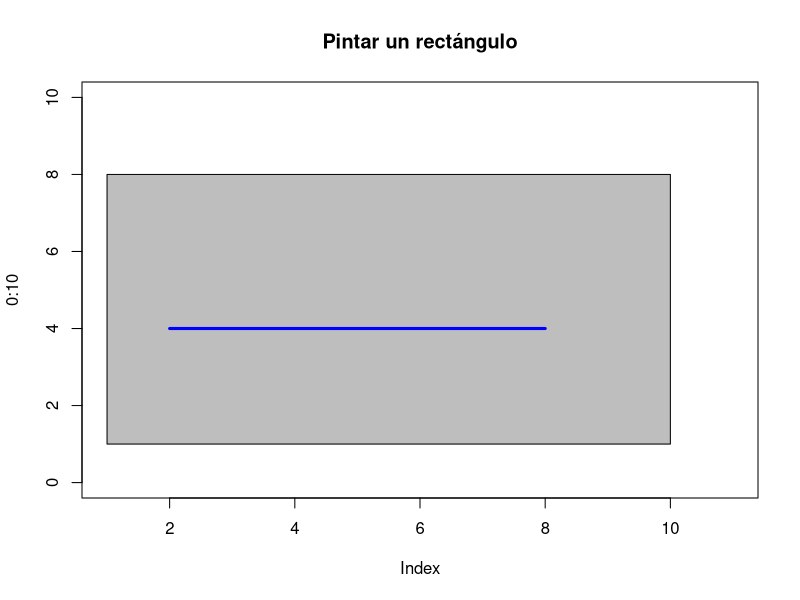
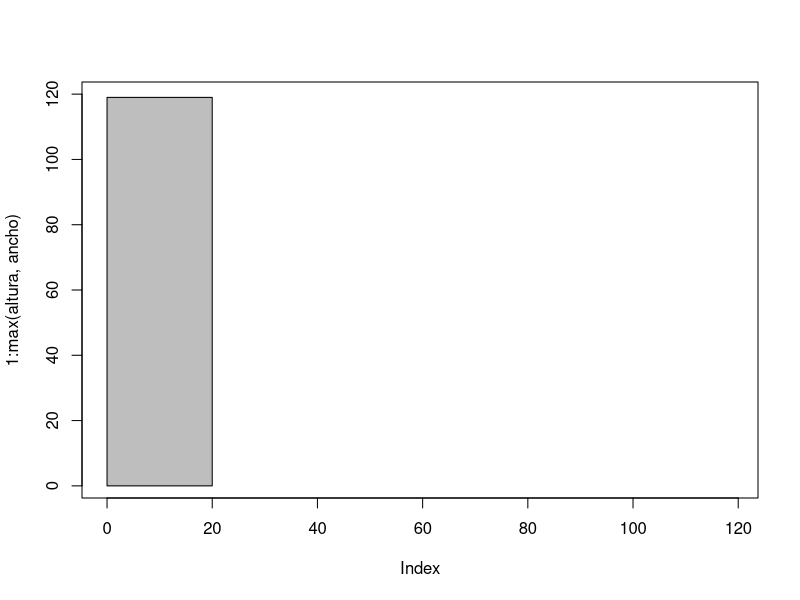
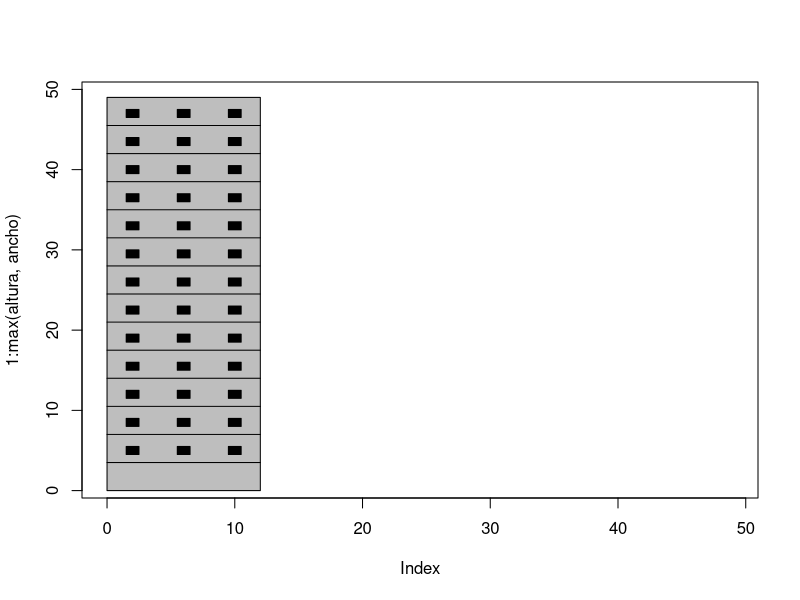
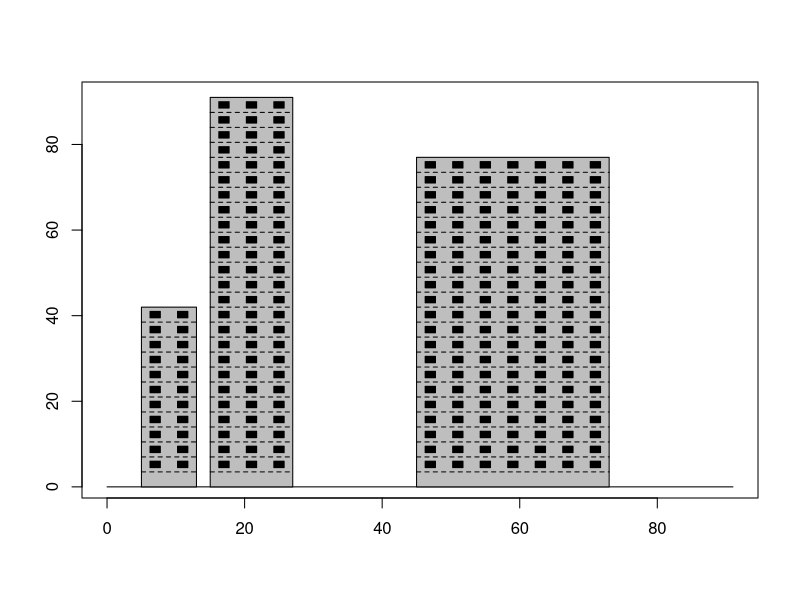
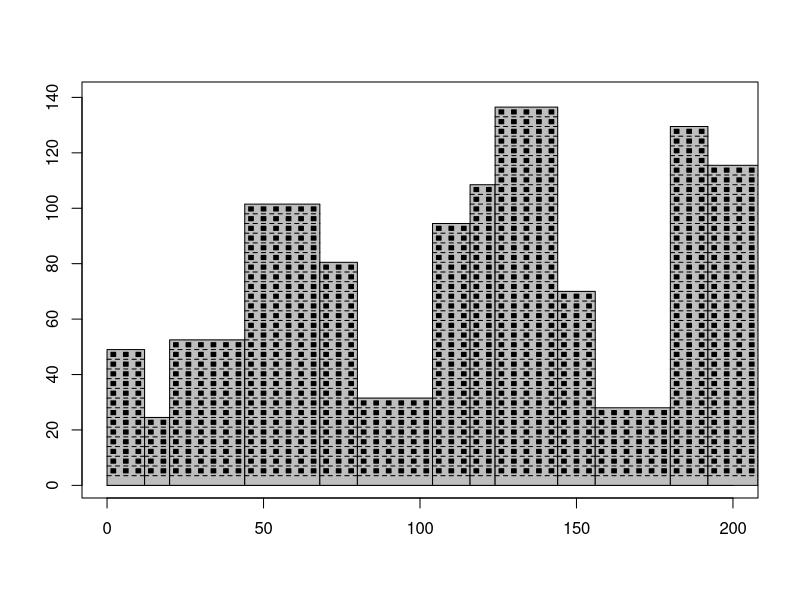
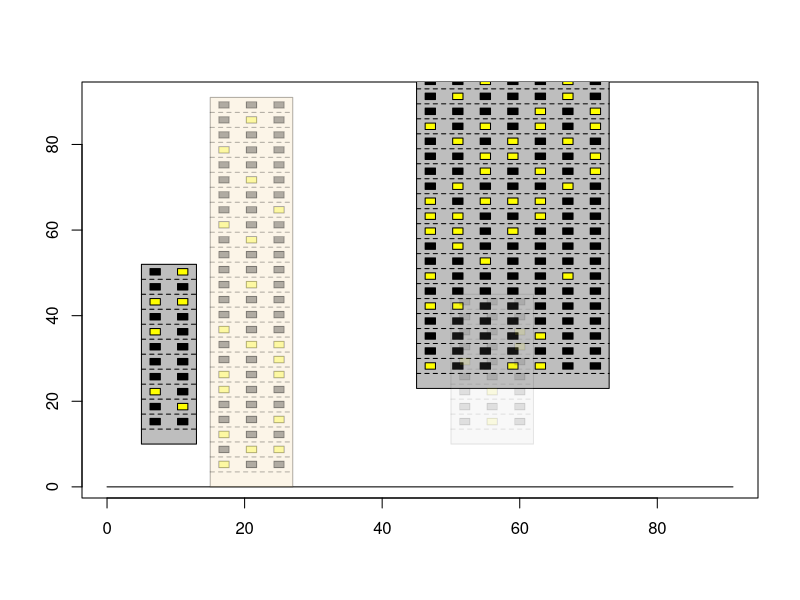
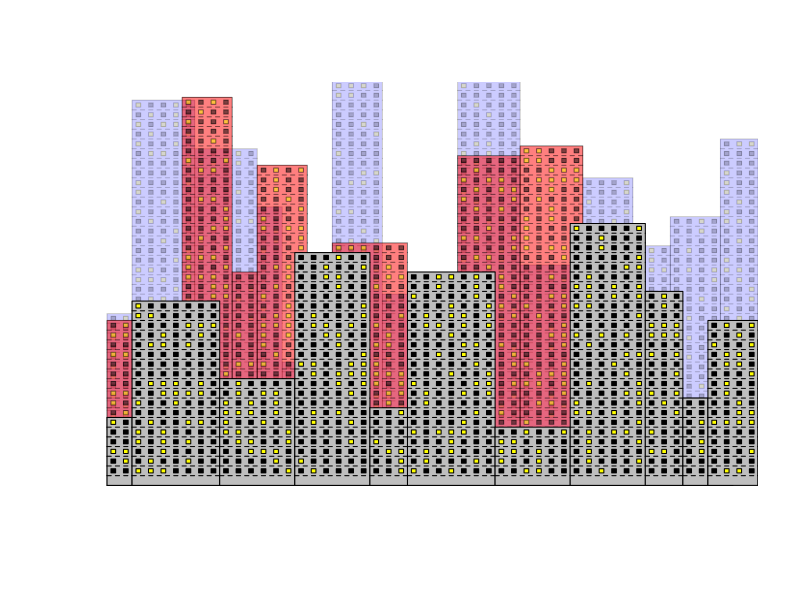

R code for these plots, in order:
## ---- chunk 1
  plot(0:10,type = "n", main="Pintar un rectángulo")
  rect(1,1,10,8, col="grey")

  # Pintar linea
  x0<-c(2,8)
  y0<-c(4,4)
  lines(x0,y0,col="blue", lwd=3)
## ---- chunk 2
# funcion edificio
edificio<-function (npisos,nvent){
          h<-3.5 # altura de un piso
          a<- 4 #ancho de la habitación de fachada
          altura<-h*npisos # altura total del edificio
          ancho<-a*nvent # ancho total del edificio 
          
          #pintamos una grafica vacía que contenga la escala de maximos
          plot(1:max(altura,ancho),type="n", xlim = c(0,max(altura,ancho)))
          # pintamos el edificio de color gris
          rect(0, 0, ancho,altura, col = "grey")
}
# llamamos a la función y creamos el primer edificio
edificio(34,5)
## ---- chunk 3
edificio1<-function (npisos,nvent){
          h<-3.5 # altura de un piso
          a<- 4 #ancho de la habitación de fachada
          ancho_ventana<-1
          altura<-h*npisos # altura total del edificio
          ancho<-a*nvent # ancho total del edificio 
          
          #pintamos una grafica vacía que contenga la escala de maximos
          plot(1:max(altura,ancho),type="n", xlim = c(0,max(altura,ancho)))
          # pintamos el edificio de color gris
          rect(0, 0, ancho,altura, col = "grey")
          # bucle para los pisos
          x0=0
          y0=0
          # pintamos lineas horizontales
          for (i in 2:npisos-1){# no incluye el piso bajo
            x1<-c(x0,x0+ancho)
            y_piso<-i*h+y0 # altura del piso
            y1<-c(y_piso,y_piso)
            lines(x1,y1)
            # por cada piso hacemos las ventanas
            altura_ventana_suelo<-1
            for (k in 0:(nvent-1)){
              # vertice x bajo de la ventana
              xv<-a/2-ancho_ventana/2+a*k
              # vertice y bajo de la ventana
              yv<-y_piso+altura_ventana_suelo
              # pintamos ventana
              rect(xv,yv,xv+ancho_ventana,yv+ancho_ventana, col = "black")
              #rect(xleft, ybottom, xright, ytop) 
            }
          }          
}

edificio1(14,3)
## ---- chunk 4

edificio2<-function(npisos=10,nvent=3,x0=0,borrar=T){
          y0 <- 0
          h <-3.5 # altura de un piso
          a <- 4 #ancho de la habitación de fachada
          ancho_ventana <-1.5
          altura <-h*npisos # altura total del edificio
          ancho <-a*nvent # ancho total del edificio 
          # pintamos una grafica vacía que contenga la escala de maximos
          # si borrar=T vacía el lienzo
          if(borrar==T){
                plot(1:max(altura,ancho),type="n",
                     xlim = c(0,max(altura,ancho)),
                     xlab = " ",ylab=" ")
                lines(c(0,max(altura,ancho)),c(0,0))
                }
          # pintamos el edificio de color gris
          rect(x0, y0, ancho+x0,altura+y0, col = "grey")
          # bucle para los pisos
          # pintamos lineas horizontales
          for (i in 2:npisos-1){# no incluye el piso bajo
            x1<-c(x0,x0+ancho)
            y_piso<-i*h+y0 # altura del piso
            y1<-c(y_piso,y_piso)
            lines(x1,y1,lty=2)
            # por cada piso hacemos las ventanas
            altura_ventana_suelo<-1
              for (k in 0:(nvent-1)){
                # vertice x bajo de la ventana
                xv<-a/2-ancho_ventana/2+a*k
                # vertice y bajo de la ventana
                yv<-y_piso+altura_ventana_suelo
                # pintamos ventana
                rect(x0+xv,yv,x0+xv+ancho_ventana,yv+ancho_ventana, col = "black")
                }
          }          
    }

edificio2(26,3,15)
edificio2(12,2,5,borrar=F)
edificio2(22,7,45,borrar=F)

## ---- chunk 5
ciudad<-function(M=200,H=140){
  # Pinta el lienzo de la ciudad
    plot(1:H,type="n",
            xlim = c(0,M),
            xlab = " ",ylab=" ")
            lines(c(0,M),c(0,0))
            
    nedif<-as.integer(M/12)
    # de 2 a 8 ventanas
    v_en_fachadas<-2:7
    alturas<-5:as.integer(H/3.5)
    vector_v<- sample(v_en_fachadas,nedif,replace = TRUE)
    print("ventanas:")
    print(vector_v)
    vector_y<- sample(alturas,nedif)
    print("pisos:")
    print( vector_y)
    x0<-0
    for(i in seq_along(vector_v)){
      edificio2(vector_y[i],vector_v[i],x0,borrar=F)  
      x0<-vector_v[i]*4+x0
      #edificio2(npisos,nvent=3,x0=0,borrar=T){
    }
    
}

ciudad()

## ---- chunk 6

edificio3<-function(npisos=10,nvent=3,x0=0,y0=0,borrar=T,alfa=1,col="grey"){
          #y0 <- 0
          h <-3.5 # altura de un piso
          a <- 4 #ancho de la habitación de fachada
          ancho_ventana <-1.5
          altura <-h*npisos # altura total del edificio
          ancho <-a*nvent # ancho total del edificio 
          # pintamos una grafica vacía que contenga la escala de maximos
          # si borrar=T vacía el lienzo
          if(borrar==T){
                plot(1:max(altura,ancho),type="n",
                     xlim = c(0,max(altura,ancho)),
                     xlab = " ",ylab=" ")
                lines(c(0,max(altura,ancho)),c(0,0))
                }
          # pintamos el edificio de color gris
          #alfa<-runif(1,0.4,1)
          color_edificio<-adjustcolor(col, alpha.f = alfa)
          col_border<-adjustcolor(par("fg"), alpha.f = alfa)
          
          rect(x0, y0, ancho+x0,altura+y0, col = color_edificio, border = col_border)
          # bucle para los pisos
          # pintamos lineas horizontales
          for (i in 2:npisos-1){# no incluye el piso bajo
            x1<-c(x0,x0+ancho)
            y_piso<-i*h+y0 # altura del piso
            y1<-c(y_piso,y_piso)
            lines(x1,y1,lty=2,col = col_border)
            # por cada piso hacemos las ventanas
            altura_ventana_suelo<-1
              for (k in 0:(nvent-1)){
                # vertice x bajo de la ventana
                xv<-a/2-ancho_ventana/2+a*k
                # vertice y bajo de la ventana
                yv<-y_piso+altura_ventana_suelo
                # pintamos ventana
                #color encendido apagado de luz
                color_ventana<-ifelse(runif(1)>0.7,"yellow","black")
                color_ventana<-adjustcolor(color_ventana, alpha.f = alfa) 
                rect(x0+xv,yv,x0+xv+ancho_ventana,yv+ancho_ventana,
                     col = color_ventana,border = col_border)
                }
          }          
    }

edificio3(26,3,15,alfa=0.3,col="wheat")
edificio3(12,2,5,10,borrar=F)
edificio3(22,7,45,23,borrar=F)
edificio3(10,3,50,10,borrar=F,alfa=0.1)

## ---- chunk 7
# Version personalizada de la funcion ciudad
ciudad2<-function(M=200,H=140, y0=0, alfa=1,col="grey",borrar=T){
  # Pinta el lienzo de la ciudad o borra lo que haya
  if(borrar==T){
    plot(1:H,type="n",
            xlim = c(0,M),
            xlab = " ",ylab=" ",axes=FALSE)
            lines(c(0,M),c(0,0))
    }        
    nedif<-as.integer(M/12)# un calculo rápido del nummero de edificios
    # ventanas en cada fachada de 2 a 7 ventanas
    v_en_fachadas<-2:7
    alturas<-5:as.integer(H/3.5) # alturas de los rascacielos posibles
    # toma una muestra aleatoria de ventanas y alturas
    vector_v<- sample(v_en_fachadas,nedif,replace = TRUE)
    vector_y<- sample(alturas,nedif)
    x0<-0
    for(i in seq_along(vector_v)){
      # por orden, npisos, nventanas, x0,y0...
      edificio3(vector_y[i],vector_v[i],x0,y0,borrar=F,alfa=alfa,col=col)  
      x0<-vector_v[i]*4+x0 # posicion x del siguiente edificio
    }
}

# Ahora Creamos una ciudad
  ciudad2(alfa=0.2,col="blue", y0=20)
  ciudad2(alfa=0.5,col="red", y0=0,borrar=FALSE)
  ciudad2(H=100,alfa=1,col="grey", y0=0,borrar=FALSE)

